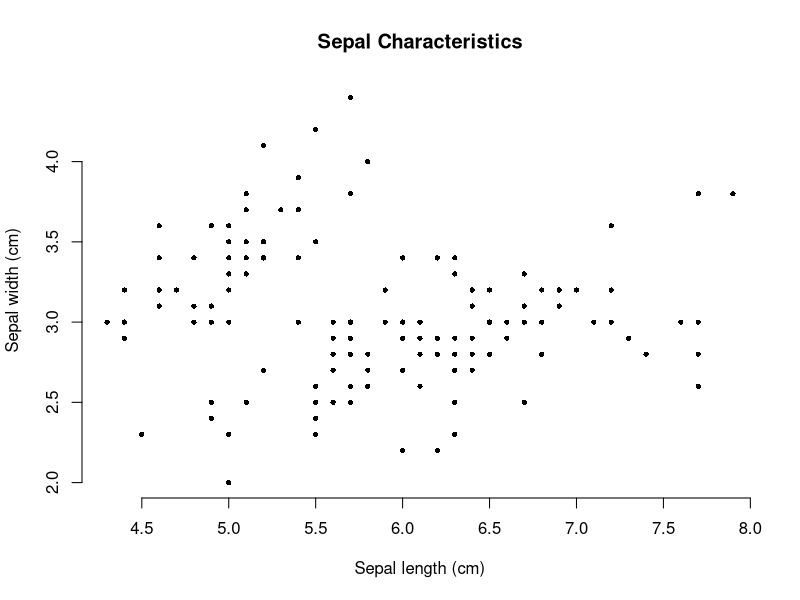
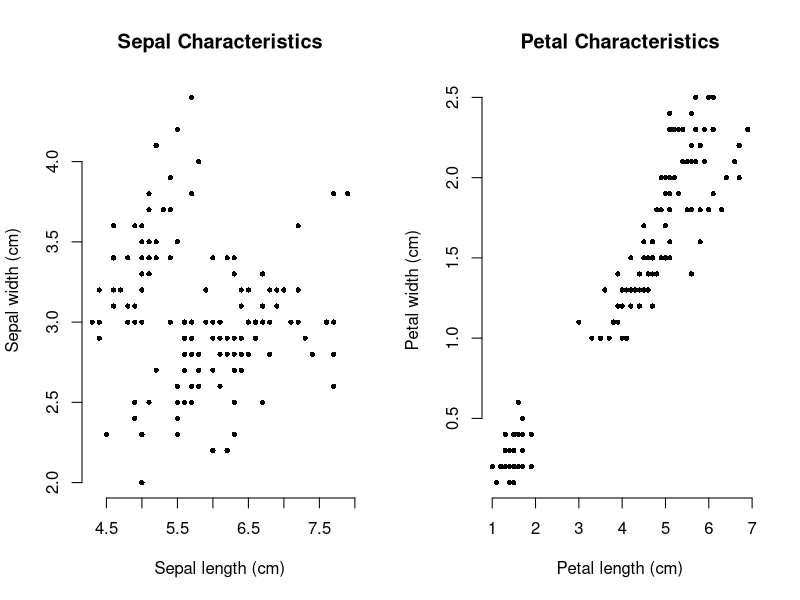
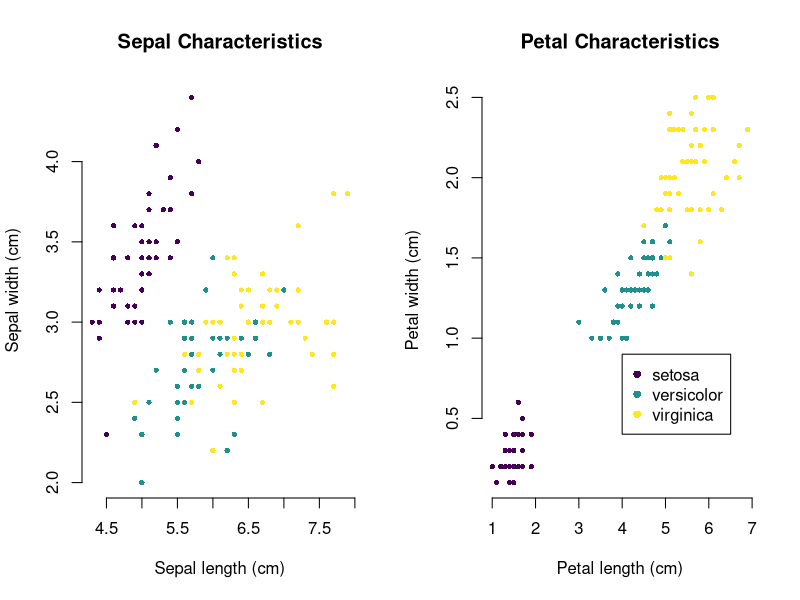
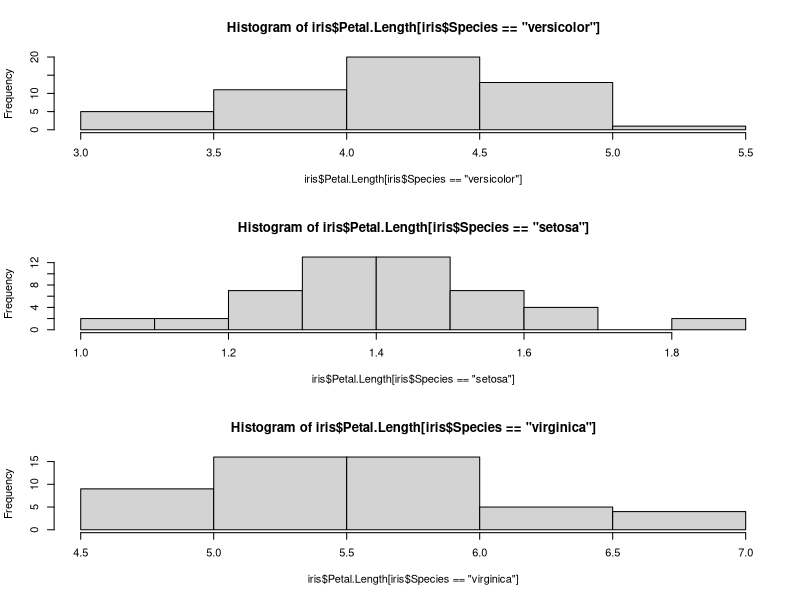

Generate these figures, in order, with R:
### SETUP ###
library(datasets)
library(viridisLite)

### DATA ###
data("iris")

getwd()

head(iris)
class(iris)

### PLOTING ###
### plot sepal characteristics ###
png('iris1.png', width = 520, height = 520)
plot(iris$Sepal.Length, iris$Sepal.Width, pch = 16, cex = 0.7,
     bty = 'n',
     main = 'Sepal Characteristics', xlab = 'Sepal length (cm)',
     ylab = 'Sepal width (cm)')

## plot side by side ###
png('iris2.png', width = 600, height = 300)
par(mfrow = c(1, 2))
plot(iris$Sepal.Length, iris$Sepal.Width, pch = 16, cex = 0.7,
     bty = 'n',
     main = 'Sepal Characteristics', xlab = 'Sepal length (cm)',
     ylab = 'Sepal width (cm)')
plot(iris$Petal.Length, iris$Petal.Width, pch = 16, cex = 0.7,
     bty = 'n',
     main = 'Petal Characteristics', xlab = 'Petal length (cm)',
     ylab = 'Petal width (cm)')

## species
head(iris$Species)
unique(iris$Species)

col.species.unique <- viridis::viridis(length(unique(iris$Species)))
# class(col.species.unique)
col.species <- col.species.unique[as.factor(iris$Species)]
# class(col.species)
table(iris$Species)
table(col.species)

png('iris3.png', width = 600, height = 300)
par(mfrow = c(1, 2))
plot(iris$Sepal.Length, iris$Sepal.Width, pch = 16, cex = 0.7,
     bty = 'n', col = col.species,
     main = 'Sepal Characteristics', xlab = 'Sepal length (cm)',
     ylab = 'Sepal width (cm)')
plot(iris$Petal.Length, iris$Petal.Width, pch = 16, cex = 0.7,
     bty = 'n', col = col.species,
     main = 'Petal Characteristics', xlab = 'Petal length (cm)',
     ylab = 'Petal width (cm)')
## make legend
legend.lab <- unique(iris$Species)
legend.col <- unique(col.species)
legend(x=4,y=0.9, legend = legend.lab, col= legend.col, pch=16)

# check
par(mfrow = c(3, 1))
hist(iris$Petal.Length[iris$Species == 'versicolor'])
hist(iris$Petal.Length[iris$Species == 'setosa'])
hist(iris$Petal.Length[iris$Species == 'virginica'])


